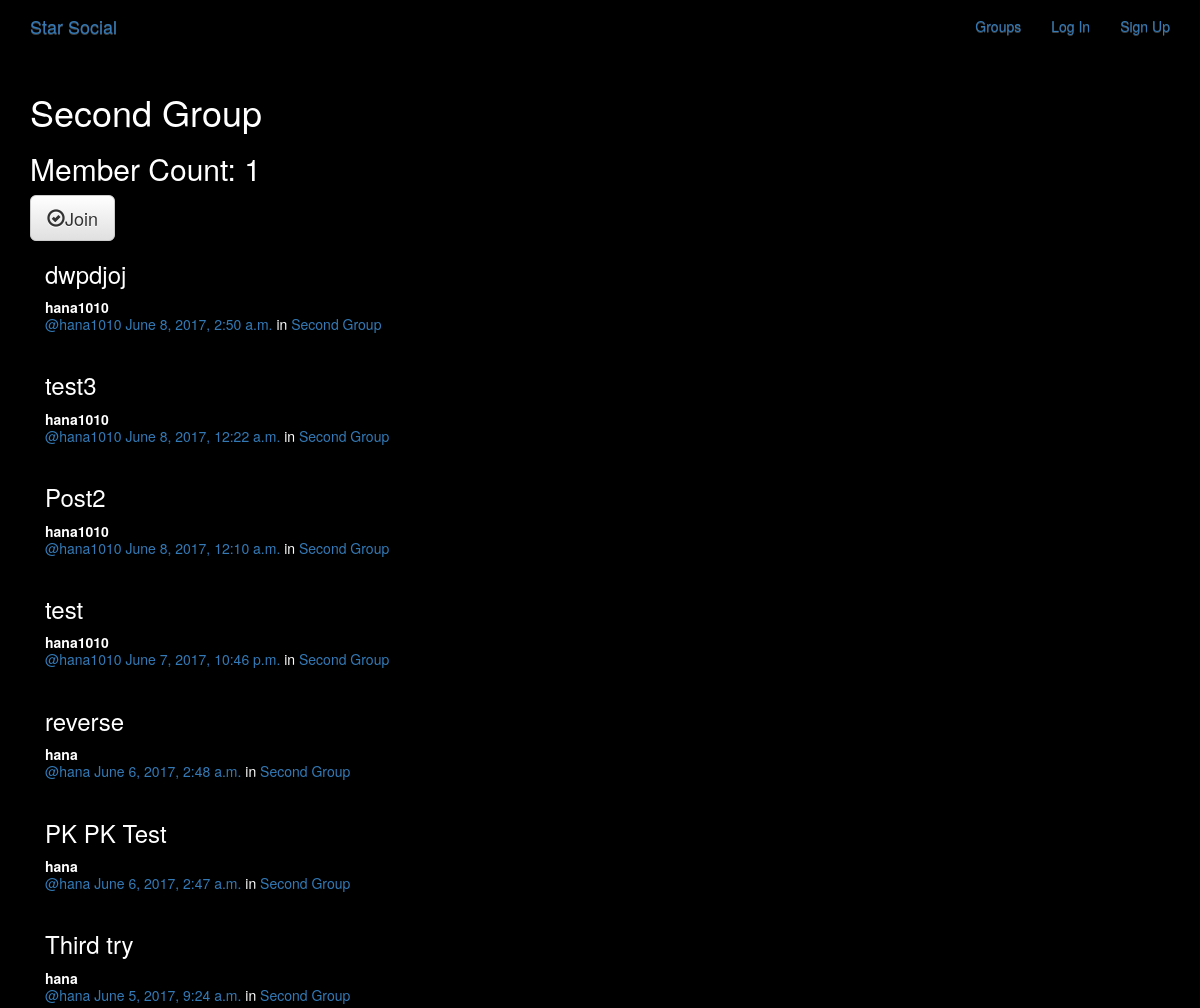
The page /groups/posts/in/second-group/ on the database its author committed.
### groups/models.py (models this page shows, shortened)
class Group(models.Model):
    name = models.CharField(max_length=255,unique=True)
    slug = models.SlugField(allow_unicode=True,unique=True)
    description = models.TextField(blank=True,default='')
    description_html = models.TextField(editable=False,default='',blank=True)
    members = models.ManyToManyField(User, through='GroupMember')

### posts/models.py (models this page shows, shortened)
class Post(models.Model):
    user = models.ForeignKey(User, related_name="posts")
    created_at = models.DateTimeField(auto_now=True)
    message = models.TextField()
    message_html = models.TextField(editable=False)
    group = models.ForeignKey(Group, related_name="posts",null=True, blank=True)
    class Meta:
        ordering = ["-created_at"]
        unique_together = ["user", "message"]

### groups/views.py (the view)
# urls.py: url(r'posts/in/(?P<slug>[-\w]+)/$',views.SingleGroup.as_view(),name='single'),
class SingleGroup(generic.DetailView):
    model = Group

### groups/templates/groups/group_detail.html
{% extends "groups/group_base.html" %}
{% block pregroup %}
<h1>{{group.name}}</h1>
<h2>Member Count: {{group.members.count }}</h2>
<div class="content">
  {% if user in group.members.all %}
  <a href="{% url 'groups:leave' slug=group.slug %}"
     class='btn btn-lg bth-fill btn-warning'><span
     class='glyphicon glyphicon-remove-circle'></span>Leave</a>
 {% else %}
 <a href="{% url 'groups:join' slug=group.slug %}"
    class='btn btn-lg bth-fill btn-default'><span
    class='glyphicon glyphicon-ok-circle'></span>Join</a>
{% endif %}
</div>
{% endblock %}
{% block group_content %}
<div class="col-md-8">
  {% if group.posts.count == 0 %}
     <h2>No posts in this group yet!</h2>
  {% else %}
    {% for post in group.posts.all %}
      {% include "posts/_post.html" %}
    {% endfor %}
  {% endif %}
{% endblock %}

### posts/templates/posts/_post.html (shortened to what this page needs)
<div class="post media">
	<h3>{{ post.message_html|safe }}</h3>
	<div class="media-body">
		<strong>{{ post.user.username }}</strong>
		<h5 class="media-heading">
			<span class="username"><a href="{% url 'posts:for_user' username=post.user.username %}">@{{ post.user.username }}</a></span>
			<time class="time"><a href="{% url 'posts:single' username=post.user.username pk=post.pk %}">{{ post.created_at }}</a></time>
			{% if post.group %}
			<span class="group-name">in <a href="#">{{ post.group.name }}</a></span>
			{% endif %}
		</h5>
	</div>
</div>

### static/simplesocial/css/master.css (style rules this page uses)
body { margin: 0; overflow: hidden; background-color: black; color:white; }

### rows shown on the page
Group: name "Second Group", members.count "1"
Post: message_html "dwpdjoj", user.username "hana1010", created_at "June 8, 2017, 2:50 a.m.", group.name "Second Group"
Post: message_html "test3", user.username "hana1010", created_at "June 8, 2017, 12:22 a.m.", group.name "Second Group"
Post: message_html "Post2", user.username "hana1010", created_at "June 8, 2017, 12:10 a.m.", group.name "Second Group"
Post: message_html "test", user.username "hana1010", created_at "June 7, 2017, 10:46 p.m.", group.name "Second Group"
Post: message_html "reverse", user.username "hana", created_at "June 6, 2017, 2:48 a.m.", group.name "Second Group"
Post: message_html "PK PK Test", user.username "hana", created_at "June 6, 2017, 2:47 a.m.", group.name "Second Group"
Post: message_html "Third try", user.username "hana", created_at "June 5, 2017, 9:24 a.m.", group.name "Second Group"
